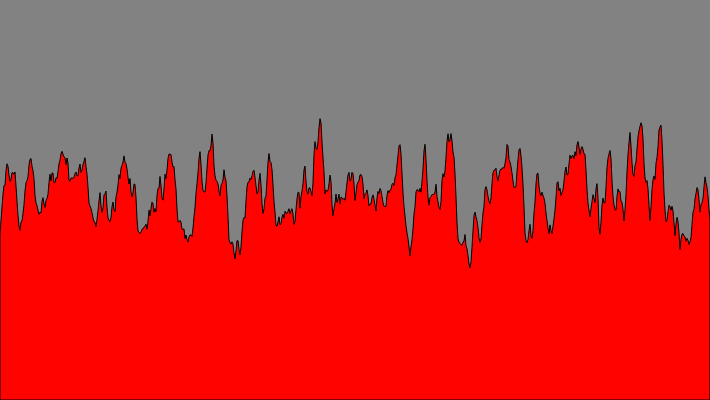
Frame 1 (no input)
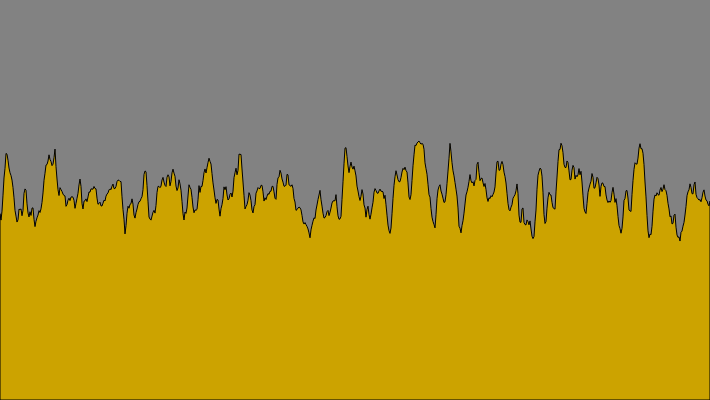
Frame 60 (no input)
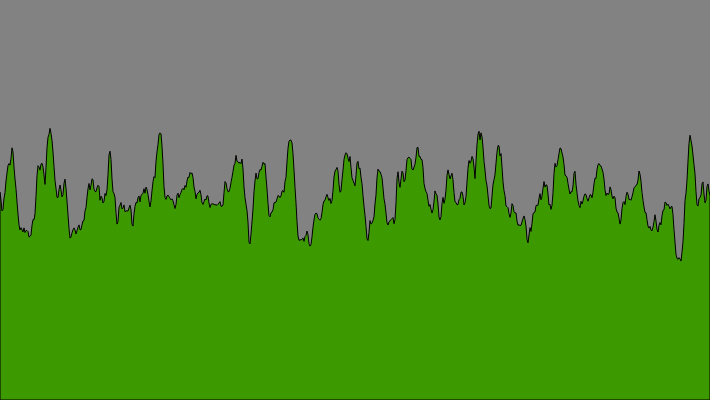
Frame 120 (the mouse pressed at the canvas centre since frame 60)

The p5.js sketch that drew these frames (run headless with seeded random() and noise() and a simulated clock; from frame 60 on, the mouse is pressed at the canvas centre):

// p5.js sketch
// ── sketch.js
let yoff = 0.0; // 2nd dimension of perlin noise

function setup() {
  createCanvas(710, 400);
  colorMode(HSB, 360, 100, 100);
}

function draw() {
  background(51);

  fill(255);
  // We are going to draw a polygon out of the wave points
  beginShape();

  let xoff = 0; // Option #1: 2D Noise
  // let xoff = yoff; // Option #2: 1D Noise

  // Iterate over horizontal pixels
  for (let x = 0; x <= width; x += 1) {
    // Calculate a y value according to noise, map to

    // Option #1: 2D Noise
    let y = map(noise(xoff, yoff), 0, 1, 100, 300);
    fill(paletteLerp([
    ['red', 0],
    ['green', 0.25],
    ['blue', .5],
    ['yellow', .75],
    ['red', 1],
  ], millis() / 10000 % 1));
    // Option #2: 1D Noise
    // let y = map(noise(xoff), 0, 1, 200,300);

    // Set the vertex
    vertex(x, y);
    // Increment x dimension for noise
    xoff += 0.1;
  }
  // increment y dimension for noise
  yoff += 0.01;
  vertex(width, height);
  vertex(0, height);
  endShape(CLOSE);
}
